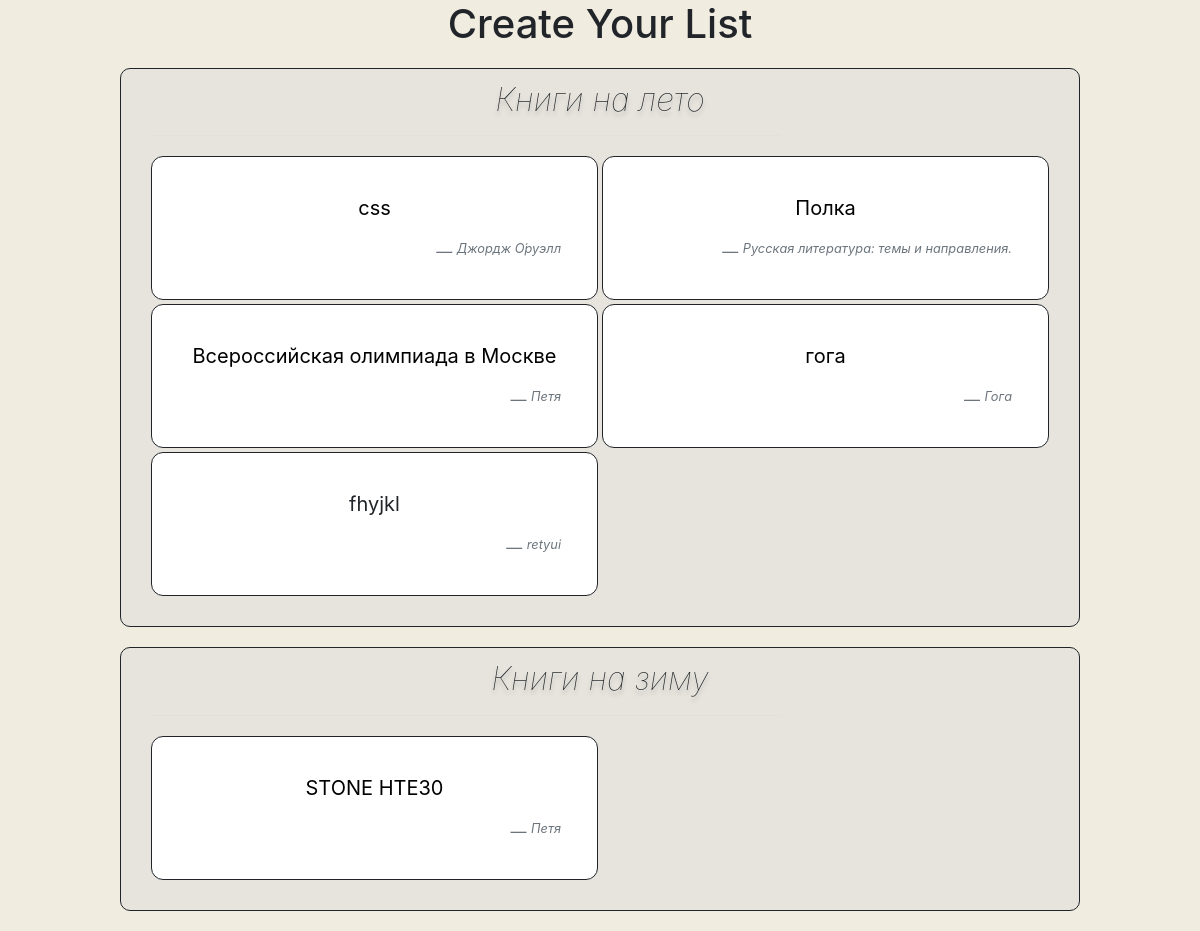
Before: / with the older database file.
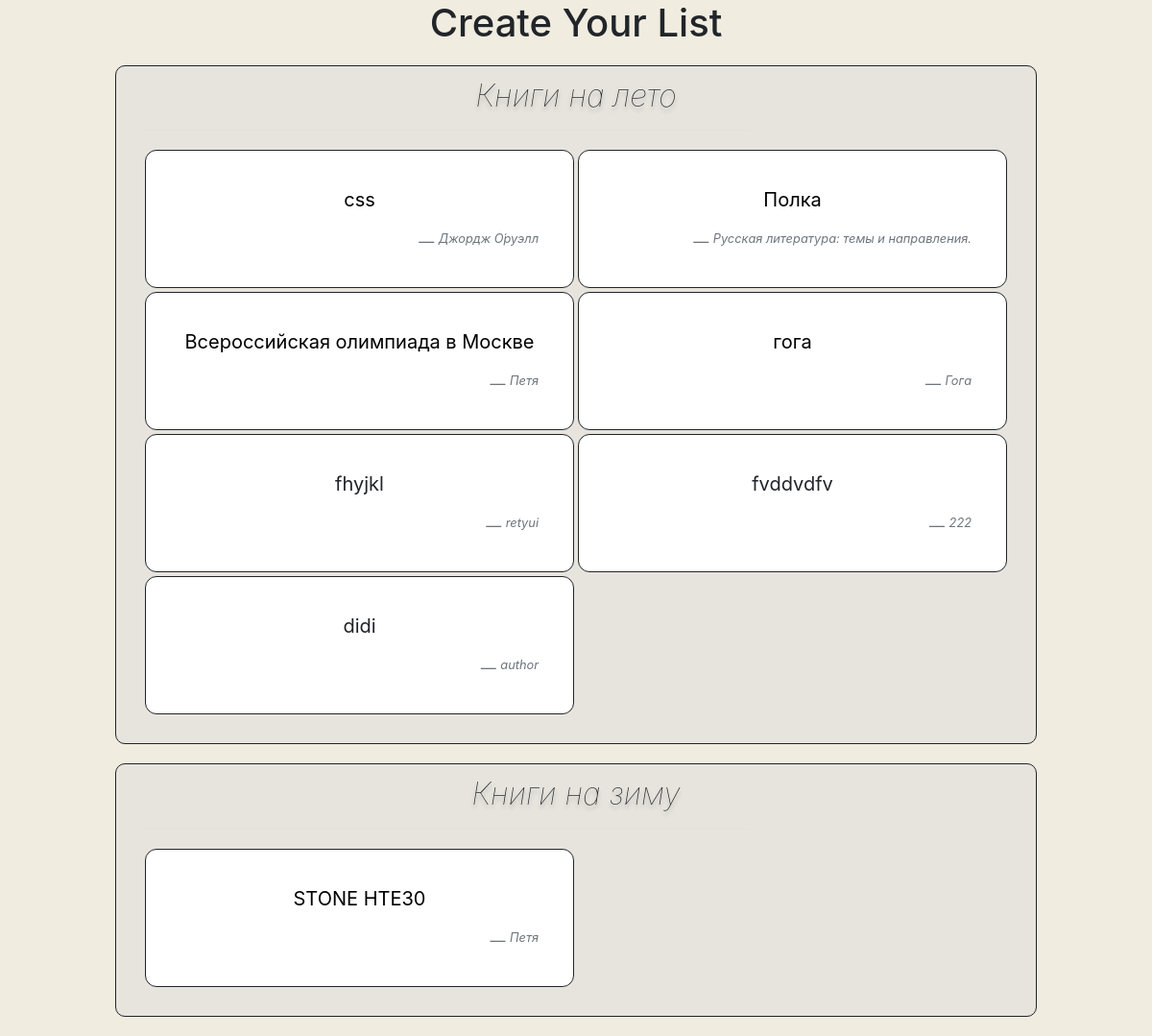
After: the same page with the newer database file.
### main/models.py (models this page shows, shortened)
class List(models.Model):
	title = models.CharField(max_length=200)
	def __str__(self):
		return self.title

class Book(models.Model):
	list_book = models.ForeignKey(List, on_delete=models.CASCADE)
	title = models.CharField(max_length=150)
	author = models.CharField(max_length=200)
	url = models.URLField(max_length=200,null=True, blank=True)

### main/views.py (the view)
# urls.py: path('', BookListView.as_view(), name='home')
class BookListView(ListView):
	model = Book
	def get_context_data(self, **kwargs):
		data = super().get_context_data(**kwargs)
		data['all'] = List.objects.all()
		data['books'] = Book.objects.all()
		return data

### main/templates/main/book_list.html
{% extends 'main/base.html' %}
{% block content %}
{% for list in all %}
	<div class="list-decor">
		<div class="title">
			<h2>{{list}}</h2>
			<hr>
		</div>
		<div class="list-books">
			{% for book in books %}
				{% if list == book.list_book %}
				<div class="card p-3">
				    <blockquote class="blockquote mb-0 card-body">
				    {% if book.url %}
				      <a href="{{book.url}}"><p>{{book.title}}</p></a>
				    {%else%}
				    <p>{{book.title}}</p>
				   	{% endif %}
				      <footer class="blockquote-footer">
				        <small class="text-muted">
				          <cite title="Source Title">{{book.author}}</cite>
				        </small>
				      </footer>
				    </blockquote>
				  </div>
				{% endif %}
			{% endfor %}
		</div>
	</div>
{% endfor %}
{% endblock %}

### main/templates/main/base.html (shortened to what this page needs)
<!DOCTYPE html>
<html>
{% load static %}
<head>
	<link rel="stylesheet" href="https://stackpath.bootstrapcdn.com/bootstrap/4.4.1/css/bootstrap.min.css">
	<link rel="stylesheet" href='{% static "css/book_list.css" %}'>
</head>
<body>
<h1>Create Your List</h1>
{% block content %}{% endblock %}
</body>
</html>

### static/css/book_list.css (style rules this page uses)
* { margin: 0; padding: 0; }
body { background-color: #f0ece0; }
h1 { display: flex; justify-content: center }
h2 { display: flex; justify-content: center; font-weight: 100; font-style: italic; margin-bottom: 0; text-shadow: 0px 4px 4px rgba(0, 0, 0, 0.25) }
.list-decor { padding: 30px; padding-top: 12px; background-color: #e6e4dd; border-radius: 10px; border-color: black; border: 1px solid; display: grid; width: 80%; margin: 20px auto; grid-gap: 4px; }
hr { width: 70%; border-color: #e2d9d97d; }
@media screen and (max-device-width: 1199px) { .list-books { display: grid; grid-gap: 4px; grid-template-columns: repeat(2, 1fr); grid-auto-rows: minmax(100px, auto); } }
.card { border-radius: 0.75rem; border: 1px solid; }
footer.blockquote-footer { display: flex; justify-content: flex-end; }
a { color: black; }
a { transition-property: color, font-style, font-size; transition: 1s; }
p { text-align: center; }

Changed rows visible on the page:
added Book: title "fvddvdfv", author "222", shown under List "Книги на лето"
added Book: title "didi", author "author", shown under List "Книги на лето"
